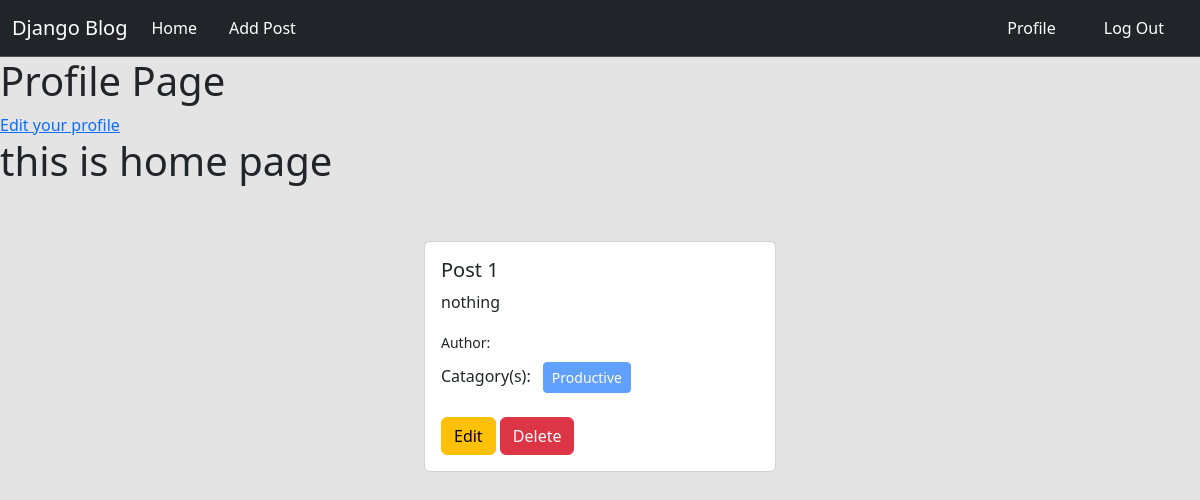
The app's page /author/profile/ (signed in) with its own data.
### post/models.py (models this page shows, shortened)
class Post(models.Model):
    tittle=models.CharField(max_length=50)
    content=models.TextField()
    catagory=models.ManyToManyField(Catagory) #ekta post multiple catagory te thkte pare ekta catagory te multiple post thkte pare
    author=models.ForeignKey(User, on_delete=models.CASCADE) #author delete hoile sob post o delete

### catagories/models.py (models this page shows, shortened)
class Catagory(models.Model):
    name=models.CharField(max_length=100)
    slug=models.SlugField(max_length=100,unique=True,null=True,blank=True)

### author/views.py (the view)
# urls.py: path('profile/',views.profile,name='profile'),
@login_required
def profile(request):
    data=Post.objects.filter(author=request.user)
    return render(request, 'profile.html',{'data':data})

### author/templates/profile.html
{%extends 'base.html'%} {% load crispy_forms_tags %} {% block content %}
<div>
  <h1>Profile Page</h1>
  <a class="bnt btn-primary" href="{%url 'edit_profile'%}">Edit your profile</a>
</div>
<h1>this is home page</h1>
<div class="d-flex flex-wrap justify-content-center px-5 pt-5">
  {% for post in data %}
  <div class="col-sm-4">
    <div class="card mx-2">
      <div class="card-body">
        <h5 class="card-title">{{post.tittle}}</h5>
        <p class="card-text">{{post.content}}</p>
        <small>Author:{{post.author.first_name}} {{post.author.last_name}}</small> <br />
        <p>
          Catagory(s): {% for cat in post.catagory.all %}
          <button class="btn btn-primary btn-sm m-2" disabled>
            {{cat.name}}
          </button>
          {% endfor %}
        </p>
        <a href="{%url 'edit_post' post.id%}" class="btn btn-warning">Edit</a>
        <a href="{%url 'delete_post' post.id%}" class="btn btn-danger"
          >Delete</a
        >
      </div>
    </div>
  </div>
  {% endfor %}
</div>
{% endblock %}

### records on screen
Post: tittle "Post 1", content "nothing"
Catagory: name "Productive"
